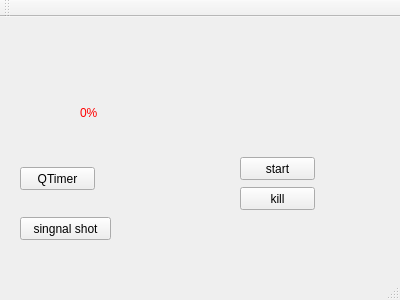
<?xml version="1.0" encoding="UTF-8"?>
<ui version="4.0">
 <class>MainWindow</class>
 <widget class="QMainWindow" name="MainWindow">
  <property name="geometry">
   <rect>
    <x>0</x>
    <y>0</y>
    <width>400</width>
    <height>300</height>
   </rect>
  </property>
  <property name="windowTitle">
   <string>MainWindow</string>
  </property>
  <widget class="QWidget" name="centralWidget">
   <widget class="QLabel" name="label">
    <property name="geometry">
     <rect>
      <x>80</x>
      <y>80</y>
      <width>121</width>
      <height>31</height>
     </rect>
    </property>
    <property name="styleSheet">
     <string notr="true">color: rgb(255, 0, 0);</string>
    </property>
    <property name="text">
     <string>0%</string>
    </property>
   </widget>
   <widget class="QPushButton" name="kill">
    <property name="geometry">
     <rect>
      <x>240</x>
      <y>170</y>
      <width>75</width>
      <height>23</height>
     </rect>
    </property>
    <property name="text">
     <string>kill</string>
    </property>
   </widget>
   <widget class="QPushButton" name="startBtn">
    <property name="geometry">
     <rect>
      <x>240</x>
      <y>140</y>
      <width>75</width>
      <height>23</height>
     </rect>
    </property>
    <property name="text">
     <string>start</string>
    </property>
   </widget>
   <widget class="QPushButton" name="QTimer">
    <property name="geometry">
     <rect>
      <x>20</x>
      <y>150</y>
      <width>75</width>
      <height>23</height>
     </rect>
    </property>
    <property name="text">
     <string>QTimer</string>
    </property>
   </widget>
   <widget class="QPushButton" name="signalshot">
    <property name="geometry">
     <rect>
      <x>20</x>
      <y>200</y>
      <width>91</width>
      <height>23</height>
     </rect>
    </property>
    <property name="text">
     <string>singnal shot</string>
    </property>
   </widget>
  </widget>
  <widget class="QMenuBar" name="menuBar">
   <property name="geometry">
    <rect>
     <x>0</x>
     <y>0</y>
     <width>400</width>
     <height>23</height>
    </rect>
   </property>
  </widget>
  <widget class="QToolBar" name="mainToolBar">
   <attribute name="toolBarArea">
    <enum>TopToolBarArea</enum>
   </attribute>
   <attribute name="toolBarBreak">
    <bool>false</bool>
   </attribute>
  </widget>
  <widget class="QStatusBar" name="statusBar"/>
 </widget>
 <layoutdefault spacing="6" margin="11"/>
 <resources/>
 <connections/>
</ui>
